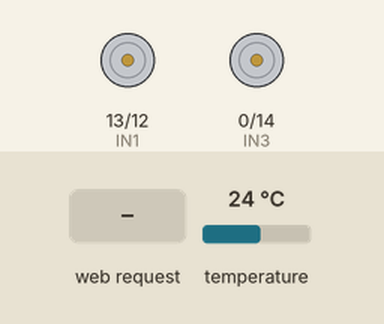
The sketch below on a simulated ESP8266 (NodeMCU). Parts: motor-driver pin pairs drawn as motors (green arrow = first pin HIGH = forward, orange = second pin HIGH = backward, longer = more drive, scaled by the enable pin). Inputs (shaded band) come from the test bench; at power-on: temperature 24 °C. WiFi joins after 1.5 s; servers stay silent unless stated; EEPROM starts erased; what the sketch prints to the serial monitor is not drawn.

Above: at 0.1 s.
At 2.7 s:
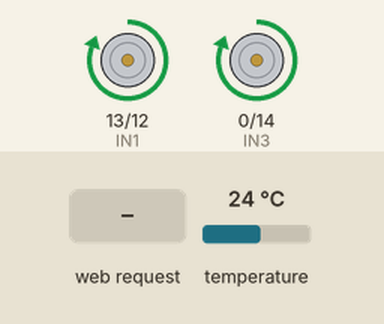
2.8 s: temperature set to 25.1 °C
16.0 s: temperature set to 23.4 °C
29.2 s: temperature set to 28 °C
42.4 s: temperature set to 12 °C
55.6 s: HTTP request GET / received
68.8 s: HTTP request GET /getTemp received
Timing chart, 0 to 81.1 s (numbered marks = the images above; inputs shaded):
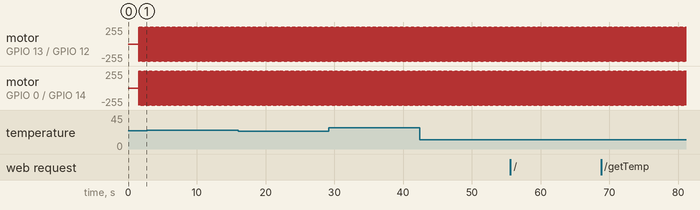

The sketch:

Program3_BMP280_WebServer.ino
```cpp
// (licence header left out)
#include <Wire.h>
#include <Adafruit_Sensor.h>
#include <Adafruit_BMP280.h>
#include <ESP_EEPROM.h>
Adafruit_BMP280 bmp;
const int ENA = 15;
const int IN1 = 13;
const int IN2 = 12;
const int IN4 = 14;
const int IN3 = 0;
const int ENB = 16;
#include <ESP8266WiFi.h>
#include <WiFiClient.h>
#include <ESP8266WebServer.h>
ESP8266WebServer server(80);

struct Settings{
  int pos;
  float targetTemp;
  float deviation;
  long delayTime;
} eeprom;
int outputDelay = 5000;
bool cycleBreak = false;
char htmlResponse[3000];
char htmlResponse2[100];
char htmlResponseTemp[100];
float temp;
const char* ssid = "Wi-Fi";
const char* password = "Wi-Fi Password";

void handleRoot() {
  snprintf ( htmlResponse, 3000,
  "<!DOCTYPE html>\
  <html lang=\"en\">\
    <head>\
      <meta charset=\"utf-8\">\
      <title>Heater Manager</title>\
      <meta name=\"viewport\" content=\"width=device-width, initial-scale=1\">\
    </head>\
    <body>\
            <h1>House Heater Manager</h1>\
            <div id=\'receivedTempFromServer\'>\
            </div>\
            <br>Target Temperature: <input type='text' id='setTargetTemp' value=           size=3 autofocus>\
            Deviation: <input type='text' id='setDeviation' value=           size=3 autofocus>\
            Delay between measurements<input type='text' value=           id='setDelayTime' size=3 autofocus>\
            <div>\<br><button id=\"send_button\">Save</button>\
            </div>\
            <div id=\'receivedMessageFromServer\'>\
            </div>\
      <script src=\"https://ajax.googleapis.com/ajax/libs/jquery/1.11.3/jquery.min.js\"></script>\
      <script>\
        $('#send_button').click(function(e){\
          var targetTemp;\
          var deviation;\
          var delayTime;\
          e.preventDefault();\
          targetTemp = $('#setTargetTemp').val();\
          deviation = $('#setDeviation').val();\
          delayTime = $('#setDelayTime').val();\
          $.get('/save?targetTemp=' + targetTemp + '&deviation=' + deviation + '&delayTime=' + delayTime, function(data){\
          $('#receivedMessageFromServer').html(data);\
          });\
        });\
        $.get('/getTemp', function(data){\
            $('#receivedTempFromServer').html(data);\
            });\
        setInterval(function(){\
          $.get('/getTemp', function(data){\
            $('#receivedTempFromServer').html(data);\
            });\
          }, 5000);\
      </script>\
    </body>\
  </html>");

  String myTempStr = "'"+String(eeprom.targetTemp)+"'";
  String deviationStr = "'"+String(eeprom.deviation)+"'";
  String delayTimeStr = "'"+String(eeprom.delayTime)+"'";
  for (int i=0; i<myTempStr.length(); i++){
    htmlResponse[319+66+i] = myTempStr[i];
  }
  for (int i=0; i<deviationStr.length(); i++){
    htmlResponse[413+66+i] = deviationStr[i];
  }
  for (int i=0; i<delayTimeStr.length(); i++){
    htmlResponse[504+66+i] = delayTimeStr[i];
  }
  //Serial.println(htmlResponse);
  server.send (200, "text/html", htmlResponse);
  Serial.println("HANDLING ROOT");
}

void handleSave() {
  if (server.args()==3){
    if (server.arg("deviation")!=""){
      float receivedDeviation = server.arg("deviation").toFloat();
      if (receivedDeviation>0.1 && receivedDeviation<2){
        eeprom.deviation = receivedDeviation;
      }
    }
    if (server.arg("delayTime")!=""){
      long receivedDelayTime = server.arg("delayTime").toInt();
      if (receivedDelayTime>1000 && receivedDelayTime<7200000){
        eeprom.delayTime = receivedDelayTime;
      }
    }
    if (server.arg("targetTemp")!=""){
      float receivedtargetTemp = server.arg("targetTemp").toFloat();
      if (receivedtargetTemp>20 && receivedtargetTemp<30){
        eeprom.targetTemp = receivedtargetTemp;
      }
    }
    EEPROM.put(0, eeprom);
    EEPROM.commit();
    cycleBreak = true;
    snprintf ( htmlResponse2, 3000, "Your settings have been saved successfully");
    server.send (200, "text/html", htmlResponse2);
  }
}

void handleTemp() {
  //snprintf ( htmlResponseTemp, 3000, "Temperature:"+String(temp)+" Position:"+String(eeprom.pos)+" TargetTemperature:"+String(eeprom.targetTemp)+" Deviation:"+String(eeprom.deviation)+" DelayTime:"+String(eeprom.delayTime));
  Serial.println("Handling Temperature");
  server.send (200, "text/html", "Temperature:"+String(temp)+" Position:"+String(eeprom.pos)+" TargetTemperature:"+String(eeprom.targetTemp)+" Deviation:"+String(eeprom.deviation)+" DelayTime:"+String(eeprom.delayTime));
}

void eepromRead(){
  if(EEPROM.percentUsed()>=0){
    EEPROM.get(0, eeprom);
    Serial.println("Reading settings from EEPROM");
    Serial.println("Pos:");
    Serial.println(eeprom.pos);
    Serial.println("targetTemp:");
    Serial.println(eeprom.targetTemp);
    Serial.println("deviation:");
    Serial.println(eeprom.deviation);
    Serial.println("delayTime:");
    Serial.println(eeprom.delayTime);
  }
  else{
    eeprom.pos = 0; //0
    eeprom.targetTemp = 24.5; //25.5;
    eeprom.deviation = 0.25; //1
    eeprom.delayTime = 300;
    Serial.println("Applying default settings");
  }
}

void wait(long waitingTime){
  long waitingStartTime = millis();
  while (millis() - waitingStartTime < waitingTime){
    server.handleClient();
    if (cycleBreak == true){
      break;
    }
    //delay(0);
  }
}

void motorWait(long waitingTime){
  long waitingStartTime = millis();
  while (millis() - waitingStartTime < waitingTime){
    server.handleClient();
    //delay(0);
  }
}

void printInfo(){
  float cycleTimes = eeprom.delayTime / outputDelay;
  for (int t = 0; t < cycleTimes; t++){
    temp = bmp.readTemperature();
    Serial.print("Temperature:");
    Serial.print(temp);
    Serial.print(" Position:");
    Serial.print(eeprom.pos);
    Serial.print(" TargetTemperature:");
    Serial.print(eeprom.targetTemp);
    Serial.print(" Deviation:");
    Serial.print(eeprom.deviation);
    Serial.print(" DelayTime:");
    Serial.println(eeprom.delayTime);
    wait(outputDelay);
    if (cycleBreak == true){
      cycleBreak = false;
      break;
    }
  }
}

void setup()
{
  Serial.begin(9600);
  bool status = bmp.begin(0x76);
  if (!status) {
    Serial.println("Could not find a valid BMp280 sensor, check wiring!");
    while (1);
  }
  EEPROM.begin(sizeof(Settings));
  pinMode(ENA, OUTPUT);
  pinMode(IN1, OUTPUT);
  pinMode(IN2, OUTPUT);
  pinMode(ENB, OUTPUT);
  pinMode(IN3, OUTPUT);
  pinMode(IN4, OUTPUT);
  eepromRead();
  WiFi.begin(ssid, password);
  while (WiFi.status() != WL_CONNECTED) {
    delay(500);
    Serial.print(".");
  }
  Serial.println("");
  Serial.print("Connected to ");
  Serial.println(ssid);
  Serial.print("IP address: ");
  Serial.println(WiFi.localIP());
  server.on ( "/", handleRoot);
  server.on ("/save", handleSave);
  server.on ("/getTemp", handleTemp);
  server.begin();
  Serial.println("HTTP server started");

}

void loop()
{
  temp = bmp.readTemperature();
  if (!isnan(temp)) {
    //Serial.println("Temperature:");
    //Serial.println(temp);
    Serial.println("Measuring temperature");
    if (temp>eeprom.targetTemp+eeprom.deviation && eeprom.pos>0){
      reverse(512, 20); //Clockwise, close
      eeprom.pos--;
      EEPROM.put(0, eeprom);
      EEPROM.commit();
      Serial.println("Turning clockwise, closing tap");
    }
    else if (temp<eeprom.targetTemp-eeprom.deviation && eeprom.pos<15){
      forward(512, 20); //Counterclockwise, open
      eeprom.pos++;
      EEPROM.put(0, eeprom);
      EEPROM.commit();
      Serial.println("Turning counterclockwise, opening tap");
    }
  }
  else{
    Serial.println("Sensor reading error");
  }
  printInfo();
}


void reverse(int i, int j) {
  // set both motors ON
  digitalWrite(ENA, HIGH);
  digitalWrite(ENB, HIGH);
  while (1)   {
    digitalWrite(IN1, 0);
    digitalWrite(IN2, 1);
    digitalWrite(IN3, 0);
    digitalWrite(IN4, 1);
    motorWait(j);
    i--;
    if (i < 1) break;
    digitalWrite(IN1, 0);
    digitalWrite(IN2, 1);
    digitalWrite(IN3, 1);
    digitalWrite(IN4, 0);
    motorWait(j);
    i--;
    if (i < 1) break;
    digitalWrite(IN1, 1);
    digitalWrite(IN2, 0);
    digitalWrite(IN3, 1);
    digitalWrite(IN4, 0);
    motorWait(j);
    i--;
    if (i < 1) break;
    digitalWrite(IN1, 1);
    digitalWrite(IN2, 0);
    digitalWrite(IN3, 0);
    digitalWrite(IN4, 1);
    motorWait(j);
    i--;
    if (i < 1) break;
  }
  // set both motors OFF
  digitalWrite(ENA, LOW);
  digitalWrite(ENB, LOW);
}  // end reverse()
void forward(int i, int j) {
  // Set both motors ON
  digitalWrite(ENA, HIGH);
  digitalWrite(ENB, HIGH);
  while (1)   {
    digitalWrite(IN1, 0);
    digitalWrite(IN2, 1);
    digitalWrite(IN3, 0);
    digitalWrite(IN4, 1);
    motorWait(j);
    i--;
    if (i < 1) break;
    digitalWrite(IN1, 1);
    digitalWrite(IN2, 0);
    digitalWrite(IN3, 0);
    digitalWrite(IN4, 1);
    motorWait(j);
    i--;
    if (i < 1) break;
    digitalWrite(IN1, 1);
    digitalWrite(IN2, 0);
    digitalWrite(IN3, 1);
    digitalWrite(IN4, 0);
    motorWait(j);
    i--;
    if (i < 1) break;
    digitalWrite(IN1, 0);
    digitalWrite(IN2, 1);
    digitalWrite(IN3, 1);
    digitalWrite(IN4, 0);
    motorWait(j);
    i--;
    if (i < 1) break;
  }
  // set both motors OFF
  digitalWrite(ENA, LOW);
  digitalWrite(ENB, LOW);
}  // end forward()
```

Measured:
- by itself, motor on GPIO 13 (IN1) / GPIO 12 (IN2), motor on GPIO 0 (IN3) / GPIO 14 (IN4): alternates forward 255/255 for 0.04 s and backward 255/255 for 0.04 s
